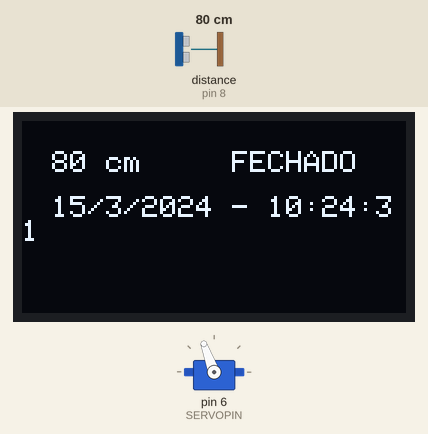
A sketch run on a simulated Arduino Uno, built with avr-gcc and run on an emulated ATmega328P. Shown: 128×64 one-colour display, servo. The inputs (shaded band) are chosen by the test bench; at power-on: distance to the obstacle (sensor on pin 8) 80 cm. The echo pulse lasts 58.3 µs per cm; the local clock reads 2024-03-15 10:24:30 at power-on unless the sketch sets it; what the sketch prints to the serial monitor is not drawn.

Above: at 1.3 s.
1.4 s: distance to the obstacle (sensor on pin 8) set to 14 cm
At 3.0 s:
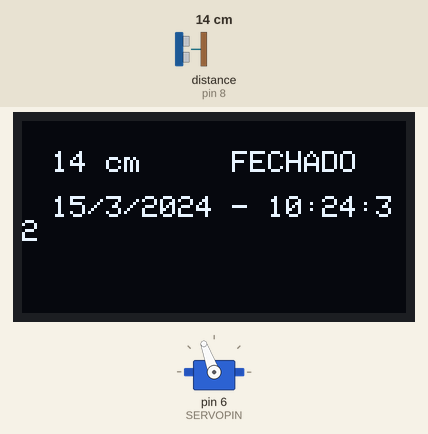
3.7 s: distance to the obstacle (sensor on pin 8) set to 11 cm
At 5.1 s:
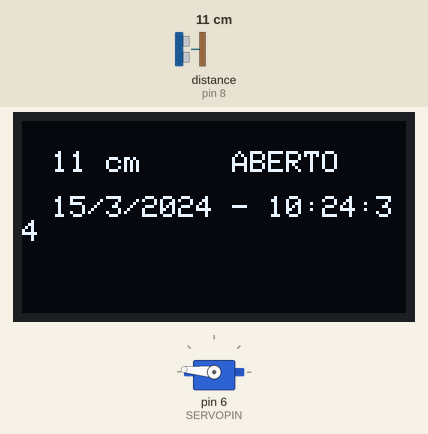
6.8 s: distance to the obstacle (sensor on pin 8) set to 2 cm
At 8.9 s:
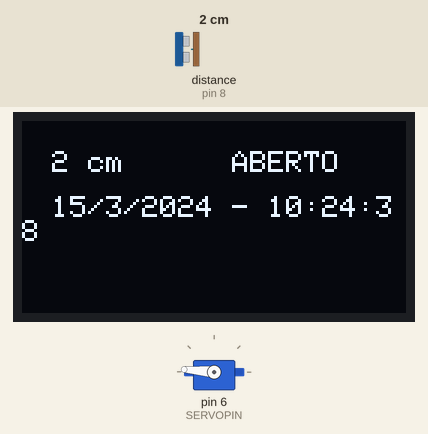
Timing chart, 0 to 10.4 s (numbered marks = the images above; inputs shaded):
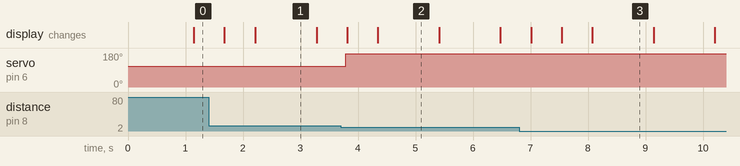

Measured:
- the behaviour switches between 13 and 12 cm on distance to the obstacle (sensor on pin 8) (found by bisection; images 1 and 2)
- after the input at 3.7 s, servo on pin 6 (SERVOPIN): 110° → 175° after 0.09 s; the display: first changes after 0.11 s (image 2 shows a later state)
- what the display in image 2 shows lasts 1.1 s, from 4.3 s to 5.4 s

The sketch:

lucas_original.ino
```cpp
#include <HCSR04.h>

#include <Wire.h>
#include <Adafruit_GFX.h>
#include <Adafruit_SSD1306.h>
#include <RTClib.h>
#include <Servo.h>

#define TRIGGER 9
#define ECHO 8
#define SERVOPIN 6

UltraSonicDistanceSensor distanceSensor(TRIGGER, ECHO);
Adafruit_SSD1306 display = Adafruit_SSD1306();
Servo myservo;
RTC_DS3231 rtc;  //OBJETO DO TIPO RTC_DS3231

int distancia = 0;
int distancia_nova = 0;
DateTime now;

//DECLARAÇÃO DOS DIAS DA SEMANA
//char daysOfTheWeek[7][12] = { "Domingo", "Segunda", "Terça", "Quarta", "Quinta", "Sexta", "Sábado" };

#define POS_ABERTO 175   //ANGULO DO SERVO
#define POS_FECHADO 110  //ANGULO DO SERVO
#define DELAY_LOOP 500
#define DEBUG true


void setup() {

  //display
  Wire.begin();                               //INICIALIZA A BIBLIOTECA WIRE
  display.begin(SSD1306_SWITCHCAPVCC, 0x3C);  //INICIALIZA O DISPLAY COM ENDEREÇO I2C 0x3C
  display.setTextColor(WHITE);                //DEFINE A COR DO TEXTO
  display.setTextSize(1);                     //DEFINE O TAMANHO DA FONTE DO TEXTO
  display.clearDisplay();                     //LIMPA AS INFORMAÇÕES DO DISPLAY
  display.setCursor(10, 10);

  if (DEBUG) Serial.begin(9600);

  myservo.attach(SERVOPIN);
  myservo.write(POS_FECHADO);

  pinMode(ECHO, INPUT);      //DEFINE O PINO COMO ENTRADA (RECEBE)
  pinMode(TRIGGER, OUTPUT);  //DEFINE O PINO COMO SAÍDA (ENVIA)

  if (!rtc.begin()) {                                    // SE O RTC NÃO FOR INICIALIZADO, FAZ
    if (DEBUG) Serial.println("DS3231 não encontrado");  //IMPRIME O TEXTO NO MONITOR SERIAL
    display.print("DS3231 não encontrado");              //mostra tb no display
    display.display();                                   //EFETIVA A ESCRITA NO DISPLAY
    while (1) {}                                         //SEMPRE ENTRE NO LOOP
  }
  if (rtc.lostPower()) {                     //SE RTC FOI LIGADO PELA PRIMEIRA VEZ / FICOU SEM ENERGIA / ESGOTOU A BATERIA, FAZ
    if (DEBUG) Serial.println("DS3231 OK");  //IMPRIME O TEXTO NO MONITOR SERIAL
    display.print("DS3231 OK");              //mostra tb no display
    display.display();                       //EFETIVA A ESCRITA NO DISPLAY
    delay(3000);

    // REMOVA O COMENTÁRIO DE UMA DAS LINHAS ABAIXO PARA INSERIR AS INFORMAÇÕES ATUALIZADAS EM SEU RTC
    // so precisa caso vc queira ajustar o horario do RTC
    //rtc.adjust(DateTime(F(__DATE__), F(__TIME__))); //CAPTURA A DATA E HORA EM QUE O SKETCH É COMPILADO
    //rtc.adjust(DateTime(2018, 9, 29, 15, 00, 45)); //(ANO), (MÊS), (DIA), (HORA), (MINUTOS), (SEGUNDOS)
  }
}

void loop() {

  distancia_nova = distanceSensor.measureDistanceCm();
  if(distancia_nova > 0) distancia = distancia_nova; //serve para descartar leituras de distancia negativa

  if (DEBUG) Serial.println(distancia);


  //imprime a distancia no display
  display.clearDisplay();     //LIMPA AS INFORMAÇÕES DO DISPLAY
  display.setCursor(10, 10);  //POSIÇÃO EM QUE O CURSOR IRÁ FAZER A ESCRITA
  display.print(distancia);   //ESCREVE O TEXTO NO DISPLAY
  display.print(" cm");

  //imprime a hora no display
  display.setCursor(10, 25);
  now = rtc.now();
  display.print(now.day(), DEC);
  display.print('/');
  display.print(now.month(), DEC);
  display.print('/');
  display.print(now.year(), DEC);
  display.print(" - ");
  //display.print(daysOfTheWeek[now.dayOfTheWeek()]);
  display.print(now.hour(), DEC);
  display.print(':');
  display.print(now.minute(), DEC);
  display.print(':');
  display.print(now.second(), DEC);

  display.setCursor(70, 10);
  if (distancia <= 12) {
    if (DEBUG) Serial.println(F("ABERTO"));
    display.print("ABERTO");
    myservo.write(POS_ABERTO);
  } else {
    if (DEBUG) Serial.println("FECHADO");
    display.print("FECHADO");
    myservo.write(POS_FECHADO);
  }

  display.display();  //EFETIVA A ESCRITA NO DISPLAYF
  delay(DELAY_LOOP);
}
```
